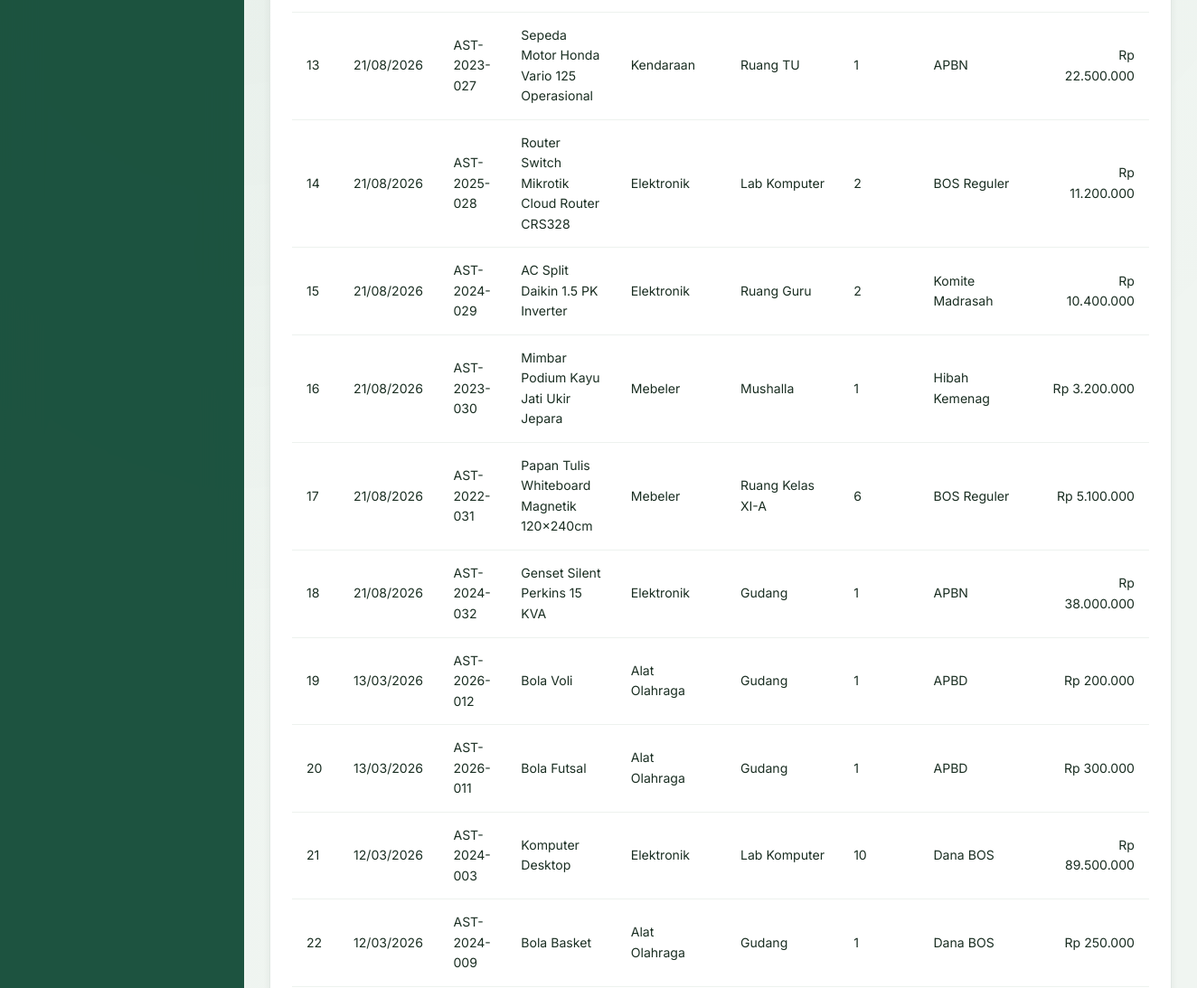
/pages/laporan/aset_masuk.php (signed in, middle part), run on an earlier commit of the app's database.
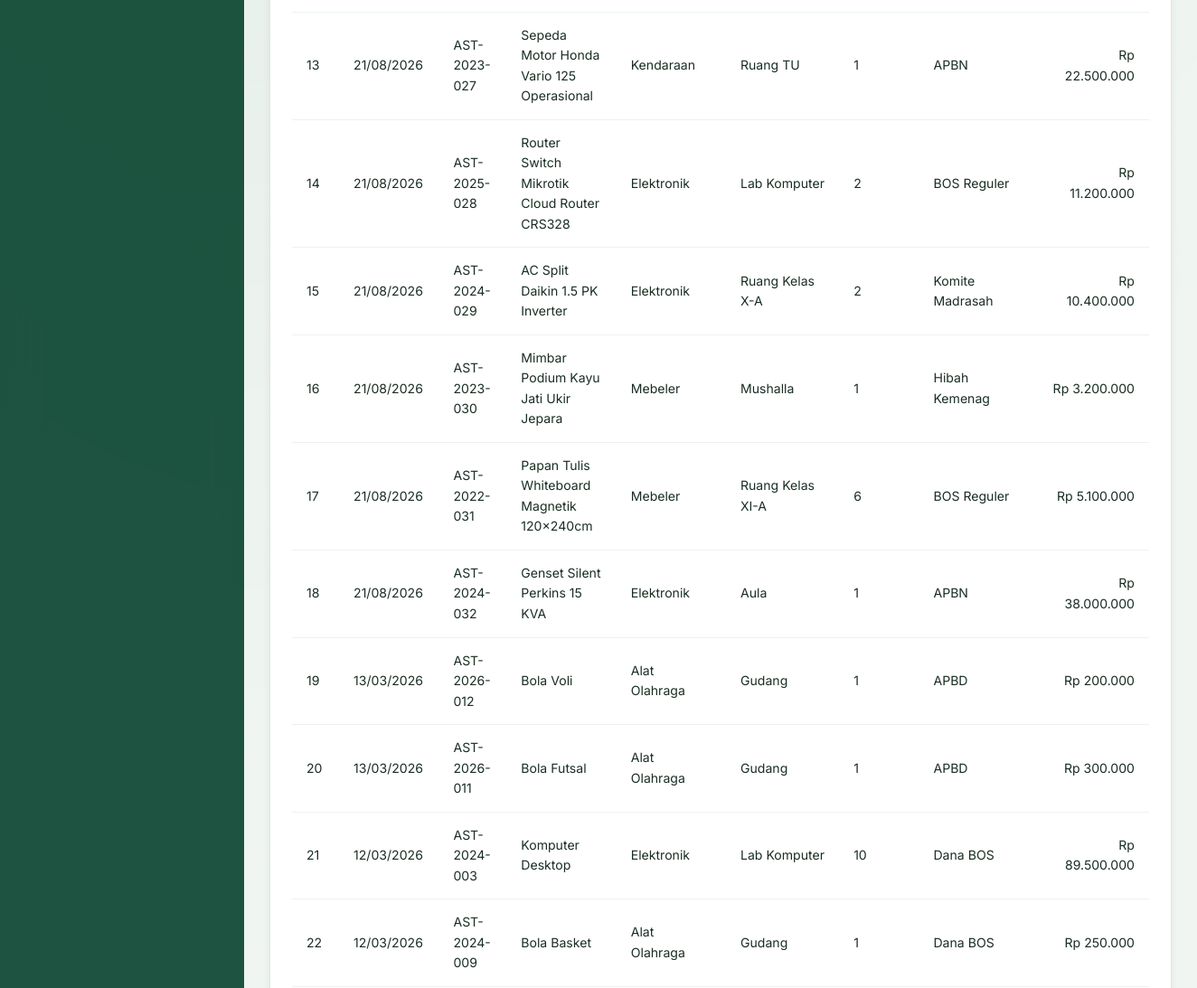
And on a later commit of the database.
### tables this page shows
CREATE TABLE `aset` (
  `id` int NOT NULL AUTO_INCREMENT,
  `kode_aset` varchar(50) NOT NULL,
  `nama_aset` varchar(150) NOT NULL,
  `id_kategori` int DEFAULT NULL,
  `jenis_barang` enum('Aset Tetap','Inventaris Barang') NOT NULL DEFAULT 'Aset Tetap',
  `id_lokasi` int DEFAULT NULL,
  `jumlah` int NOT NULL DEFAULT '1',
  `kondisi` enum('Baik','Rusak Ringan','Rusak Berat') NOT NULL DEFAULT 'Baik',
  `tahun_perolehan` year DEFAULT NULL,
  `nilai_perolehan` decimal(15,2) DEFAULT '0.00',
  `sumber_dana` varchar(100) DEFAULT NULL,
  `gambar` varchar(255) DEFAULT NULL,
  `keterangan` text,
  `qr_code_path` varchar(255) DEFAULT NULL,
  `created_at` timestamp NULL DEFAULT CURRENT_TIMESTAMP,
  `updated_at` timestamp NULL DEFAULT CURRENT_TIMESTAMP ON UPDATE CURRENT_TIMESTAMP,
  `deleted_at` timestamp NULL DEFAULT NULL,
  `bukti_hapus` varchar(255) DEFAULT NULL,
  `status_penghapusan` enum('none','pending','approved') NOT NULL DEFAULT 'none',
  `status_mutasi` enum('none','in_transit') NOT NULL DEFAULT 'none',
  `tgl_pengajuan_hapus` datetime DEFAULT NULL,
  `file_ba_scan` varchar(255) DEFAULT NULL,
  `alasan_hapus` text,
  PRIMARY KEY (`id`),
  UNIQUE KEY `kode_aset` (`kode_aset`),
  KEY `id_kategori` (`id_kategori`),
  KEY `id_lokasi` (`id_lokasi`),
  CONSTRAINT `aset_ibfk_1` FOREIGN KEY (`id_kategori`) REFERENCES `kategori` (`id`) ON DELETE SET NULL,
  CONSTRAINT `aset_ibfk_2` FOREIGN KEY (`id_lokasi`) REFERENCES `lokasi` (`id`) ON DELETE SET NULL
);

CREATE TABLE `lokasi` (
  `id` int NOT NULL AUTO_INCREMENT,
  `nama_lokasi` varchar(100) NOT NULL,
  `keterangan` text,
  `created_at` timestamp NULL DEFAULT CURRENT_TIMESTAMP,
  PRIMARY KEY (`id`)
);

CREATE TABLE `kategori` (
  `id` int NOT NULL AUTO_INCREMENT,
  `nama_kategori` varchar(100) NOT NULL,
  `keterangan` text,
  `created_at` timestamp NULL DEFAULT CURRENT_TIMESTAMP,
  PRIMARY KEY (`id`)
);

### config/database.php (called while the page is built, shortened)
<?php
function formatRupiah($angka) {
    return 'Rp ' . number_format($angka, 0, ',', '.');
}
?>

### pages/laporan/aset_masuk.php (the view, shortened to what this page needs)
<?php
$pdo = getConnection();
$where = "WHERE a.deleted_at IS NULL";
$params = [];
$stmt = $pdo->prepare("SELECT a.*, k.nama_kategori, l.nama_lokasi FROM aset a
    LEFT JOIN kategori k ON a.id_kategori = k.id LEFT JOIN lokasi l ON a.id_lokasi = l.id
    $where ORDER BY a.created_at DESC");
$stmt->execute($params);
$data = $stmt->fetchAll();
require_once __DIR__ . '/../../includes/header.php';
require_once __DIR__ . '/../../includes/sidebar.php';
?>
<div class="card animate-fadeInUp"><div class="card-header"><h3>Aset Masuk (<?= count($data) ?> item)</h3></div><div class="card-body"><div class="table-wrapper">
    <table><thead><tr><th>No</th><th>Tgl Masuk</th><th>Kode</th><th>Nama Aset</th><th>Kategori</th><th>Lokasi</th><th>Jumlah</th><th>Sumber Dana</th><th>Nilai</th></tr></thead>
    <tbody>
        <?php $total = 0; foreach ($data as $i => $a): $total += $a['nilai_perolehan'] * $a['jumlah']; ?>
        <tr>
            <td><?= $i+1 ?></td>
            <td><?= date('d/m/Y', strtotime($a['created_at'])) ?></td>
            <td><?= htmlspecialchars($a['kode_aset']) ?></td><td><?= htmlspecialchars($a['nama_aset']) ?></td>
            <td><?= htmlspecialchars($a['nama_kategori'] ?? '-') ?></td><td><?= htmlspecialchars($a['nama_lokasi'] ?? '-') ?></td>
            <td><?= $a['jumlah'] ?></td><td><?= htmlspecialchars($a['sumber_dana'] ?? '-') ?></td>
            <td style="text-align:right;"><?= formatRupiah($a['nilai_perolehan'] * $a['jumlah']) ?></td>
        </tr>
        <?php endforeach; ?>
    </tbody></table>
</div></div></div>
<?php require_once __DIR__ . '/../../includes/footer.php'; ?>

What changed in the data, as far as the page shows it:
changed aset "AC Split Daikin 1.5 PK Inverter": id_lokasi.nama_lokasi "Ruang Guru" → "Ruang Kelas X-A"
changed aset "Genset Silent Perkins 15 KVA": id_lokasi.nama_lokasi "Gudang" → "Aula"
